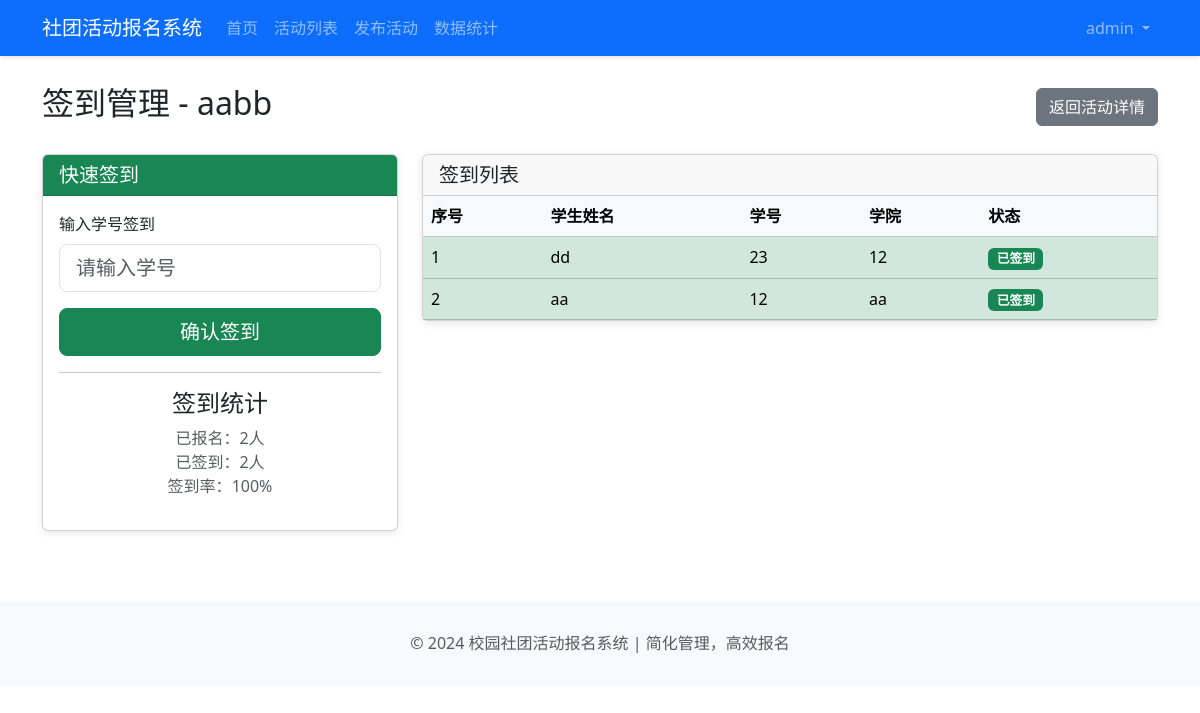
Page /activities/1/checkin/ (signed in) on the committed database.
### activities/models.py (models this page shows, shortened)
class Activity(models.Model):
    STATUS_CHOICES = [
        ('upcoming', '即将开始'),
        ('ongoing', '进行中'),
        ('ended', '已结束'),
        ('cancelled', '已取消'),
    ]
    title = models.CharField('活动标题', max_length=200)
    description = models.TextField('活动描述')
    organizer = models.CharField('主办方', max_length=100)
    location = models.CharField('活动地点', max_length=200)
    start_time = models.DateTimeField('开始时间')
    end_time = models.DateTimeField('结束时间')
    max_participants = models.IntegerField('最大人数', default=50)
    current_participants = models.IntegerField('当前报名人数', default=0)
    status = models.CharField('状态', max_length=20, choices=STATUS_CHOICES, default='upcoming')
    created_by = models.ForeignKey(User, on_delete=models.CASCADE, verbose_name='发布人')
    created_at = models.DateTimeField('创建时间', auto_now_add=True)
    updated_at = models.DateTimeField('更新时间', auto_now=True)
    image = models.ImageField('活动图片', upload_to='activity_images/', blank=True, null=True)
    class Meta:
        verbose_name = '活动'
        verbose_name_plural = '活动'
        ordering = ['-start_time']

class Registration(models.Model):
    activity = models.ForeignKey(Activity, on_delete=models.CASCADE, verbose_name='活动')
    student_name = models.CharField('学生姓名', max_length=100)
    student_id = models.CharField('学号', max_length=50)
    college = models.CharField('学院', max_length=100)
    phone = models.CharField('联系电话', max_length=20)
    email = models.EmailField('邮箱', blank=True, null=True)
    registered_at = models.DateTimeField('报名时间', auto_now_add=True)
    remarks = models.TextField('备注', blank=True, null=True)
    class Meta:
        verbose_name = '报名记录'
        verbose_name_plural = '报名记录'
        unique_together = ['activity', 'student_id']
        ordering = ['-registered_at']

### activities/views.py (the view, shortened to what this page needs)
# urls.py: path('activities/<int:activity_pk>/checkin/', views.checkin_view, name='checkin'),
@login_required
def checkin_view(request, activity_pk):
    activity = get_object_or_404(Activity, pk=activity_pk)
    registrations = Registration.objects.filter(activity=activity)
    checked_in_ids = CheckIn.objects.filter(registration__activity=activity).values_list('registration_id', flat=True)
    context = {
        'activity': activity,
        'registrations': registrations,
        'checked_in_ids': checked_in_ids,
    }
    return render(request, 'activities/checkin.html', context)

### templates/activities/checkin.html (shortened to what this page needs)
{% extends "base.html" %}
{% load django_bootstrap5 %}
{% block content %}
<div class="d-flex justify-content-between align-items-center mb-4">
    <h2>签到管理 - {{ activity.title }}</h2>
    <a href="{% url 'activity_detail' activity.pk %}" class="btn btn-secondary">
         返回活动详情
    </a>
</div>
<div class="row">
    <div class="col-md-4">
        <div class="card">
            <div class="card-header bg-success text-white">
                <h5 class="mb-0">快速签到</h5>
            </div>
            <div class="card-body">
                <form method="post">
                    <div class="mb-3">
                        <label for="student_id" class="form-label">输入学号签到</label>
                        <input type="text" class="form-control form-control-lg" id="student_id" name="student_id" placeholder="请输入学号" autofocus>
                    </div>
                    <div class="d-grid">
                        <button type="submit" class="btn btn-success btn-lg">
                             确认签到
                        </button>
                    </div>
                </form>
                <hr>
                <div class="text-center">
                    <h4>签到统计</h4>
                    <p class="text-muted">
                        已报名：{{ registrations|length }}人<br>
                        已签到：{{ checked_in_ids|length }}人<br>
                        签到率：{% widthratio checked_in_ids|length registrations|length 100 %}%
                    </p>
                </div>
            </div>
        </div>
    </div>
    <div class="col-md-8">
        <div class="card">
            <div class="card-header">
                <h5 class="mb-0">签到列表</h5>
            </div>
            <div class="card-body p-0">
                <div class="table-responsive">
                    <table class="table table-hover mb-0">
                        <thead class="table-light">
                            <tr>
                                <th>序号</th>
                                <th>学生姓名</th>
                                <th>学号</th>
                                <th>学院</th>
                                <th>状态</th>
                            </tr>
                        </thead>
                        <tbody>
                            {% for reg in registrations %}
                            <tr {% if reg.pk in checked_in_ids %}class="table-success"{% endif %}>
                                <td>{{ forloop.counter }}</td>
                                <td>{{ reg.student_name }}</td>
                                <td>{{ reg.student_id }}</td>
                                <td>{{ reg.college }}</td>
                                <td>
                                    {% if reg.pk in checked_in_ids %}
                                    <span class="badge bg-success">已签到</span>
                                    {% else %}
                                    <span class="badge bg-secondary">未签到</span>
                                    {% endif %}
                                </td>
                            </tr>
                            {% endfor %}
                        </tbody>
                    </table>
                </div>
            </div>
        </div>
    </div>
</div>
{% endblock %}

### templates/base.html (shortened to what this page needs)
{% load django_bootstrap5 %}
<!DOCTYPE html>
<html lang="zh-CN">
<head>
    {% bootstrap_css %}
</head>
<body>
    <nav class="navbar navbar-expand-lg navbar-dark bg-primary fixed-top">
        <div class="container">
            <a class="navbar-brand" href="{% url 'home' %}">
                 社团活动报名系统
            </a>
            <div class="collapse navbar-collapse" id="navbarNav">
                <ul class="navbar-nav me-auto">
                    <li class="nav-item">
                        <a class="nav-link" href="{% url 'home' %}">首页</a>
                    </li>
                    <li class="nav-item">
                        <a class="nav-link" href="{% url 'activity_list' %}">活动列表</a>
                    </li>
                    {% if user.is_authenticated %}
                    <li class="nav-item">
                        <a class="nav-link" href="{% url 'activity_create' %}">发布活动</a>
                    </li>
                    <li class="nav-item">
                        <a class="nav-link" href="{% url 'dashboard' %}">数据统计</a>
                    </li>
                    {% endif %}
                </ul>
                <ul class="navbar-nav">
                    {% if user.is_authenticated %}
                    <li class="nav-item dropdown">
                        <a class="nav-link dropdown-toggle" href="#" role="button" data-bs-toggle="dropdown">
                            {{ user.username }}
                        </a>
                    </li>
                    {% else %}
                    <li class="nav-item">
                        <a class="nav-link" href="{% url 'login' %}">管理员登录</a>
                    </li>
                    {% endif %}
                </ul>
            </div>
        </div>
    </nav>
    <div class="container mt-4">
        {% block content %}{% endblock %}
    </div>
    <footer class="footer">
        <div class="container text-center">
            <p class="text-muted mb-0">© 2024 校园社团活动报名系统 | 简化管理，高效报名</p>
        </div>
    </footer>
</body>
</html>

### templates/base.html (style rules this page uses)
body { padding-top: 60px; }
.navbar { box-shadow: 0 2px 4px rgba(0,0,0,.1); }
.card { box-shadow: 0 2px 8px rgba(0,0,0,.1); margin-bottom: 20px; }
.badge { font-size: .8em; }
.footer { margin-top: 50px; padding: 30px 0; background-color: #f8f9fa; }

### rows in the picture
Activity: title "aabb"
Registration: student_name "dd", student_id "23", college "12", shows "已签到"
Registration: student_name "aa", student_id "12", college "aa", shows "已签到"

### other values in the picture
{{ user.username }} "admin"
{{ registrations|length }} "2"
{{ checked_in_ids|length }} "2"
